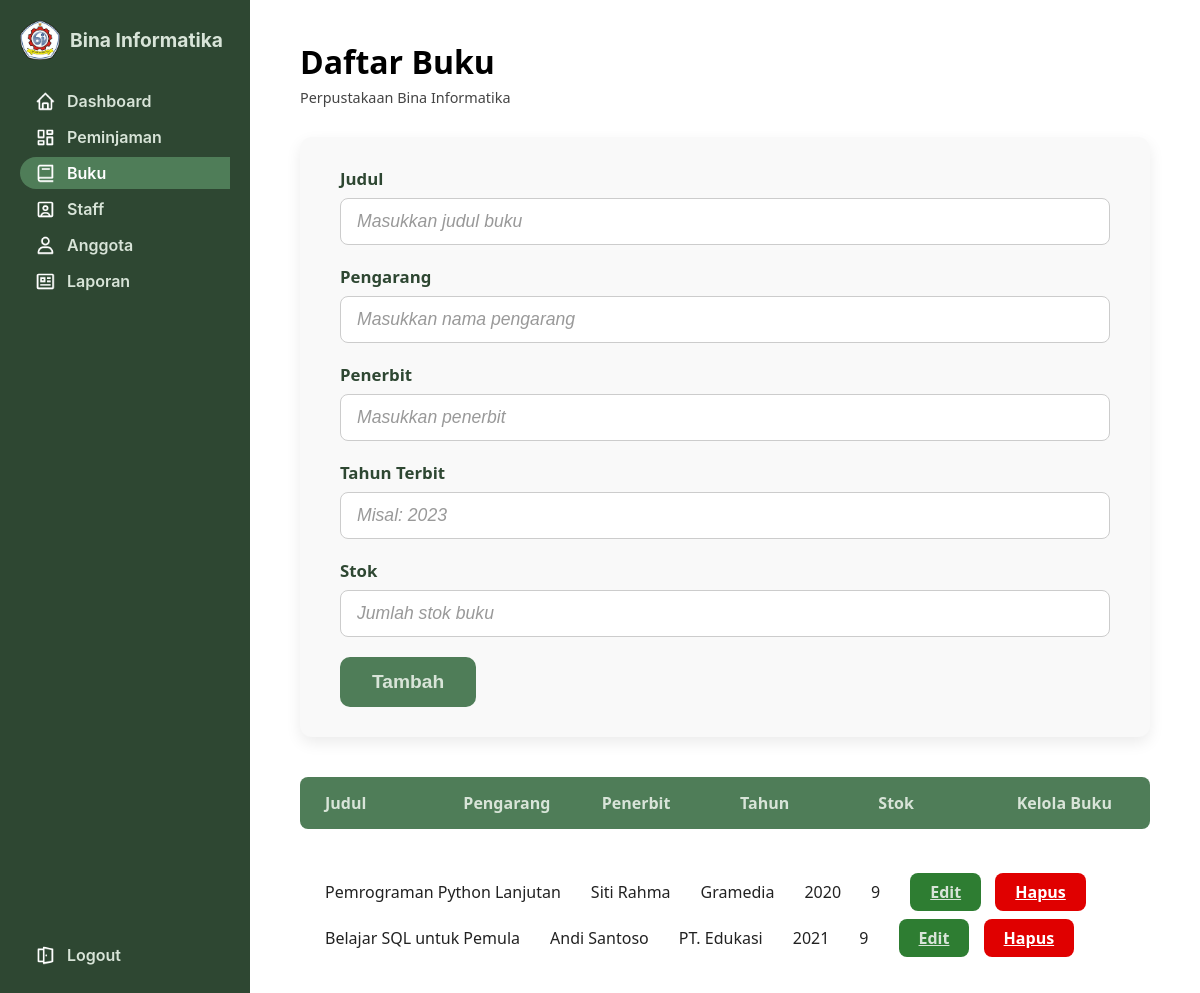
The page /perpustakaan-BI-Pemweb/index4-admin.php on the database its author committed.
### tables this page shows
CREATE TABLE `buku` (
  `id_buku` int(11) NOT NULL,
  `judul` varchar(200) DEFAULT NULL,
  `pengarang` varchar(100) DEFAULT NULL,
  `penerbit` varchar(100) DEFAULT NULL,
  `tahun_terbit` year(4) DEFAULT NULL,
  `stok` int(11) DEFAULT 10,
  `create_by` int(11) DEFAULT NULL,
  `create_date` timestamp NOT NULL DEFAULT current_timestamp(),
  `gambar` varchar(255) DEFAULT NULL
);

### perpustakaan-BI-Pemweb/index4-admin.php (the view, shortened to what this page needs)
<?php
include 'konek.php';
$judul = '';
$pengarang = '';
$penerbit = '';
$tahun_terbit = '';
$stok = '';
$edit_mode = false;
$buku_result = $conn->query("SELECT * FROM buku ORDER BY id_buku DESC");
?>
<!DOCTYPE html>
<html lang="id">
<head>
  <link rel="stylesheet" href="css/buku.css" />
</head>
<body>
  <div class="dashboard">
    <aside class="sidebar">
      <div class="logo">
        <img src="css/bina-informatika.png" alt="Logo Bina Informatika" />
        <span>Bina Informatika</span>
      </div>
      <nav class="menu">
        <a href="index2-admin.php" class="menu-icon">
          <img class="menu-icon" src="css/home putih.png" alt="Dashboard Icon" />
          Dashboard
        </a>
        <a href="index3-admin.php" class="menu-icon">
          <img class="menu-icon" src="css/dashboard putih.png" alt="Peminjaman Icon" />
          Peminjaman
        </a>
        <a href="index4-admin.php" class="menu-icon active">
          <img class="menu-icon" src="css/buku putih.png" alt="Buku Icon" />
          Buku
        </a>
        <a href="index5-admin.php" class="menu-icon">
          <img class="menu-icon" src="css/staff putih.png" alt="Staff Icon" />
          Staff
        </a>
        <a href="index6-admin.php" class="menu-icon">
          <img class="menu-icon" src="css/user putih.png" alt="Anggota Icon" />
          Anggota
        </a>
        <a href="index7-admin.php" class="menu-icon">
          <img class="menu-icon" src="css/laporan putih.png" alt="Laporan Icon" />
          Laporan
        </a>
      </nav>
      <div class="logout">
        <a href="index.php" class="menu-icon">
          <img class="menu-icon" src="css/pintu.png" alt="Logout Icon" />
          Logout
        </a>
      </div>
    </aside>
    <main class="main-content">
      <h1>Daftar Buku</h1>
      <p class="subtitle">Perpustakaan Bina Informatika</p>
      <form method="post" action="">
        <label for="judul">Judul</label>
        <input type="text" name="judul" id="judul" required placeholder="Masukkan judul buku" value="<?= htmlspecialchars($judul) ?>">
        <label for="pengarang">Pengarang</label>
        <input type="text" name="pengarang" id="pengarang" required placeholder="Masukkan nama pengarang" value="<?= htmlspecialchars($pengarang) ?>">
        <label for="penerbit">Penerbit</label>
        <input type="text" name="penerbit" id="penerbit" required placeholder="Masukkan penerbit" value="<?= htmlspecialchars($penerbit) ?>">
        <label for="tahun_terbit">Tahun Terbit</label>
        <input type="number" name="tahun_terbit" id="tahun_terbit" min="1900" max="<?= date('Y') ?>" required placeholder="Misal: 2023" value="<?= htmlspecialchars($tahun_terbit) ?>">
        <label for="stok">Stok</label>
        <input type="number" name="stok" id="stok" min="0" required placeholder="Jumlah stok buku" value="<?= htmlspecialchars($stok) ?>">
        <button type="submit" name="submit" value="<?= $edit_mode ? 'Update' : 'Tambah' ?>">
          <?= $edit_mode ? 'Update' : 'Tambah' ?>
        </button>
      </form>
      <div class="table-header">
        <div>Judul</div>
        <div>Pengarang</div>
        <div>Penerbit</div>
        <div>Tahun</div>
        <div>Stok</div>
        <div>Kelola Buku</div>
      </div>
      <div class="data-list">
        <?php if ($buku_result->num_rows > 0): ?>
          <?php while($row = $buku_result->fetch_assoc()): ?>
            <div class="data-row">
              <div><?= htmlspecialchars($row['judul']) ?></div>
              <div><?= htmlspecialchars($row['pengarang']) ?></div>
              <div><?= htmlspecialchars($row['penerbit']) ?></div>
              <div><?= htmlspecialchars($row['tahun_terbit']) ?></div>
              <div><?= intval($row['stok']) ?></div>
              <div>
                <a href="?edit=<?= $row['id_buku'] ?>" class="btn-edit" title="Edit Buku">Edit</a>
                <a href="?delete=<?= $row['id_buku'] ?>" class="btn-delete" title="Hapus Buku" onclick="return confirm('Yakin ingin menghapus buku ini?');">Hapus</a>
              </div>
            </div>
          <?php endwhile; ?>
        <?php else: ?>
          <p>Tidak ada data buku.</p>
        <?php endif; ?>
      </div>
    </main>
  </div>
</body>
</html>

### perpustakaan-BI-Pemweb/css/buku.css (style rules this page uses)
* { box-sizing: border-box; margin: 0; padding: 0; }
body { font-family: 'Inter', sans-serif; background-color: #fff; color: #1f2a1f; height: 100vh; }
.dashboard { display: flex; height: 100vh; overflow: hidden; }
.sidebar { width: 250px; background-color: #2e4732; color: #d8e4d8; display: flex; flex-direction: column; justify-content: flex-start; padding: 20px 20px 30px 20px; border-radius: 0 !important; height: 100vh; }
.logo { display: flex; align-items: center; gap: 10px; margin-bottom: 25px; }
.logo img { width: 40px; height: 40px; }
.logo span { font-weight: 700; font-size: 1.2rem; color: #d8e4d8; }
.menu a { display: flex; align-items: center; gap: 12px; color: #d8e4d8; text-decoration: none; font-weight: 600; font-size: 1rem; padding: 6px 15px; border-radius: 50px 0 0 50px; margin-bottom: 4px; transition: background-color 0.3s ease, color 0.3s ease; }
.menu a:hover, .menu a.active { background-color: #4f7d58; color: #fff; }
.logout { margin-top: auto; }
.logout a { display: flex; align-items: center; gap: 12px; color: #d8e4d8; text-decoration: none; font-weight: 600; font-size: 1rem; padding: 6px 15px; border-radius: 50px 0 0 50px; margin-bottom: 0; margin-top: 400px; transition: background-color 0.3s ease, color 0.3s ease; }
.menu a img.menu-icon, .logout a img.menu-icon { width: 20px; height: 20px; object-fit: contain; }
.main-content { flex-grow: 1; padding: 40px 50px; background: #fff; overflow-y: auto; font-family: 'Segoe UI', Tahoma, Geneva, Verdana, sans-serif; color: #222; }
.main-content h1 { font-weight: 700; font-size: 2rem; margin-bottom: 5px; color: #000; }
.main-content p.subtitle { margin-top: 0; margin-bottom: 30px; color: #444; font-size: 0.9rem; }
.table-header { display: flex; background-color: #4f7d58; color: #d8e4d8; font-weight: 700; padding: 15px 25px; border-radius: 8px; gap: 30px; max-width: 900px; }
.table-header > div { flex: 1; text-align: left; font-size: 1rem; }
.data-list { max-width: 900px; margin-top: 40px; }
.data-row { display: flex; gap: 30px; padding: 12px 25px; font-size: 1rem; max-width: 900px; }
.btn-edit { background-color: #2e7d32; color: #d8e4d8; border: none; padding: 8px 20px; border-radius: 8px; cursor: pointer; font-weight: 600; transition: background-color 0.3s ease; }
.btn-delete { background-color: #e00000; color: white; border: none; padding: 8px 20px; border-radius: 8px; cursor: pointer; font-weight: 600; transition: background-color 0.3s ease; margin-left: 10px; }
form { max-width: 900px; background-color: #f9f9f9; padding: 25px 30px; border-radius: 10px; margin-bottom: 40px; box-shadow: 0 4px 8px rgba(0,0,0,0.1); }
form label { font-weight: 700; display: block; margin-bottom: 6px; color: #2e4732; }
form input[type="text"], form input[type="number"] { width: 100%; padding: 10px 12px; margin-bottom: 15px; border: 1.5px solid #ccc; border-radius: 6px; font-size: 1rem; transition: border-color 0.3s ease; }
form button[type="submit"] { background-color: #4f7d58; color: #d8e4d8; border: none; padding: 12px 25px; border-radius: 8px; cursor: pointer; font-weight: 700; font-size: 1.1rem; transition: background-color 0.3s ease; }

### perpustakaan-BI-Pemweb/index4-admin.php (style rules this page uses)
form { max-width: 900px; background-color: #f9f9f9; padding: 30px 40px; border-radius: 12px; margin-bottom: 40px; box-shadow: 0 6px 15px rgba(0, 0, 0, 0.08); transition: box-shadow 0.3s ease; }
form label { font-weight: 700; display: block; margin-bottom: 8px; color: #2e4732; font-size: 1.05rem; }
form input[type="text"], form input[type="number"] { width: 100%; padding: 12px 16px; margin-bottom: 20px; border: 1.8px solid #ccc; border-radius: 8px; font-size: 1.1rem; color: #1f2a1f; transition: border-color 0.3s ease, box-shadow 0.3s ease; }
form button[type="submit"] { background-color: #4f7d58; color: #d8e4d8; border: none; padding: 14px 32px; border-radius: 10px; cursor: pointer; font-weight: 700; font-size: 1.2rem; transition: background-color 0.3s ease, box-shadow 0.3s ease; user-select: none; }
form input::placeholder { color: #999; font-style: italic; }

### rows shown on the page
buku: judul "Pemrograman Python Lanjutan", pengarang "Siti Rahma", penerbit "Gramedia", tahun_terbit "2020", stok "9"
buku: judul "Belajar SQL untuk Pemula", pengarang "Andi Santoso", penerbit "PT. Edukasi", tahun_terbit "2021", stok "9"
